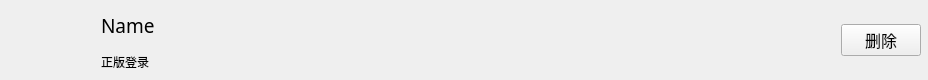
<?xml version="1.0" encoding="UTF-8"?>
<ui version="4.0">
 <class>Form</class>
 <widget class="QWidget" name="Form">
  <property name="geometry">
   <rect>
    <x>0</x>
    <y>0</y>
    <width>928</width>
    <height>80</height>
   </rect>
  </property>
  <property name="windowTitle">
   <string>Form</string>
  </property>
  <layout class="QHBoxLayout" name="horizontalLayout_2">
   <property name="spacing">
    <number>5</number>
   </property>
   <property name="leftMargin">
    <number>3</number>
   </property>
   <property name="topMargin">
    <number>3</number>
   </property>
   <property name="rightMargin">
    <number>3</number>
   </property>
   <property name="bottomMargin">
    <number>3</number>
   </property>
   <item>
    <layout class="QHBoxLayout" name="horizontalLayout" stretch="1,10">
     <item>
      <widget class="ElevatedCardWidget" name="ElevatedCardWidget">
       <layout class="QGridLayout" name="gridLayout">
        <property name="leftMargin">
         <number>0</number>
        </property>
        <property name="topMargin">
         <number>0</number>
        </property>
        <property name="rightMargin">
         <number>0</number>
        </property>
        <property name="bottomMargin">
         <number>0</number>
        </property>
        <property name="spacing">
         <number>0</number>
        </property>
        <item row="0" column="0">
         <widget class="ImageLabel" name="ImageLabel"/>
        </item>
       </layout>
      </widget>
     </item>
     <item>
      <widget class="CardWidget" name="CardWidget">
       <layout class="QHBoxLayout" name="horizontalLayout_3" stretch="10,1">
        <property name="leftMargin">
         <number>0</number>
        </property>
        <property name="topMargin">
         <number>0</number>
        </property>
        <property name="rightMargin">
         <number>4</number>
        </property>
        <property name="bottomMargin">
         <number>0</number>
        </property>
        <item>
         <layout class="QVBoxLayout" name="verticalLayout" stretch="5,2">
          <property name="leftMargin">
           <number>10</number>
          </property>
          <property name="rightMargin">
           <number>0</number>
          </property>
          <property name="bottomMargin">
           <number>6</number>
          </property>
          <item>
           <widget class="BodyLabel" name="BodyLabel_Name">
            <property name="font">
             <font>
              <family>MiSans</family>
              <pointsize>14</pointsize>
              <bold>false</bold>
             </font>
            </property>
            <property name="text">
             <string>Name</string>
            </property>
           </widget>
          </item>
          <item>
           <widget class="CaptionLabel" name="CaptionLabel">
            <property name="font">
             <font>
              <family>Microsoft YaHei</family>
              <bold>false</bold>
             </font>
            </property>
            <property name="text">
             <string>正版登录</string>
            </property>
           </widget>
          </item>
         </layout>
        </item>
        <item>
         <widget class="PushButton" name="PushButton_Delete">
          <property name="font">
           <font>
            <family>Microsoft YaHei</family>
            <pointsize>12</pointsize>
            <bold>false</bold>
           </font>
          </property>
          <property name="text">
           <string>删除</string>
          </property>
         </widget>
        </item>
       </layout>
      </widget>
     </item>
    </layout>
   </item>
  </layout>
 </widget>
 <customwidgets>
  <customwidget>
   <class>PushButton</class>
   <extends>QPushButton</extends>
   <header>qfluentwidgets</header>
  </customwidget>
  <customwidget>
   <class>CardWidget</class>
   <extends>QFrame</extends>
   <header>qfluentwidgets</header>
   <container>1</container>
  </customwidget>
  <customwidget>
   <class>ElevatedCardWidget</class>
   <extends>SimpleCardWidget</extends>
   <header>qfluentwidgets</header>
   <container>1</container>
  </customwidget>
  <customwidget>
   <class>SimpleCardWidget</class>
   <extends>CardWidget</extends>
   <header>qfluentwidgets</header>
   <container>1</container>
  </customwidget>
  <customwidget>
   <class>CaptionLabel</class>
   <extends>QLabel</extends>
   <header>qfluentwidgets</header>
  </customwidget>
  <customwidget>
   <class>BodyLabel</class>
   <extends>QLabel</extends>
   <header>qfluentwidgets</header>
  </customwidget>
  <customwidget>
   <class>ImageLabel</class>
   <extends>QLabel</extends>
   <header>qfluentwidgets</header>
  </customwidget>
 </customwidgets>
 <resources/>
 <connections/>
</ui>
